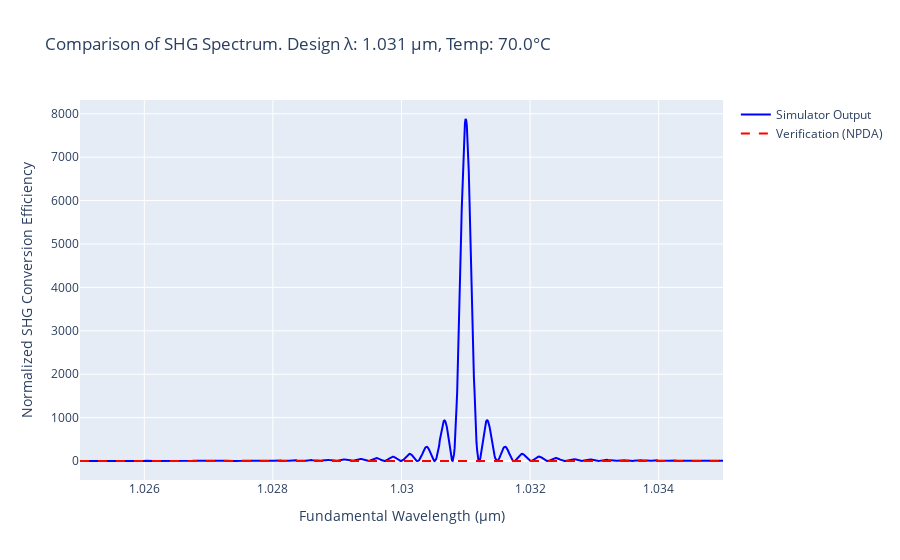

Write notebook code for a chart like this one.
### Code cell
main()

### Figure 1 — Plotly figure (JSON) as saved in the notebook; plotly's stock layout.template omitted (floating-point values rounded to 4 significant figures; data arrays with more than 128 entries replaced by an {"elided": "..."} marker saying what was removed)
{"data": [{"line": {"color": "blue"}, "mode": "lines", "name": "Simulator Output", "type": "scatter", "x": {"elided": "1000 float values"}, "y": {"elided": "1000 float values"}}, {"line": {"color": "red", "dash": "dash"}, "mode": "lines", "name": "Verification (NPDA)", "type": "scatter", "x": {"elided": "1000 float values"}, "y": {"elided": "1000 float values"}}], "layout": {"title": {"text": "Comparison of SHG Spectrum. Design λ: 1.031 μm, Temp: 70.0°C"}, "xaxis": {"title": {"text": "Fundamental Wavelength (μm)"}}, "yaxis": {"title": {"text": "Normalized SHG Conversion Efficiency"}}}}
